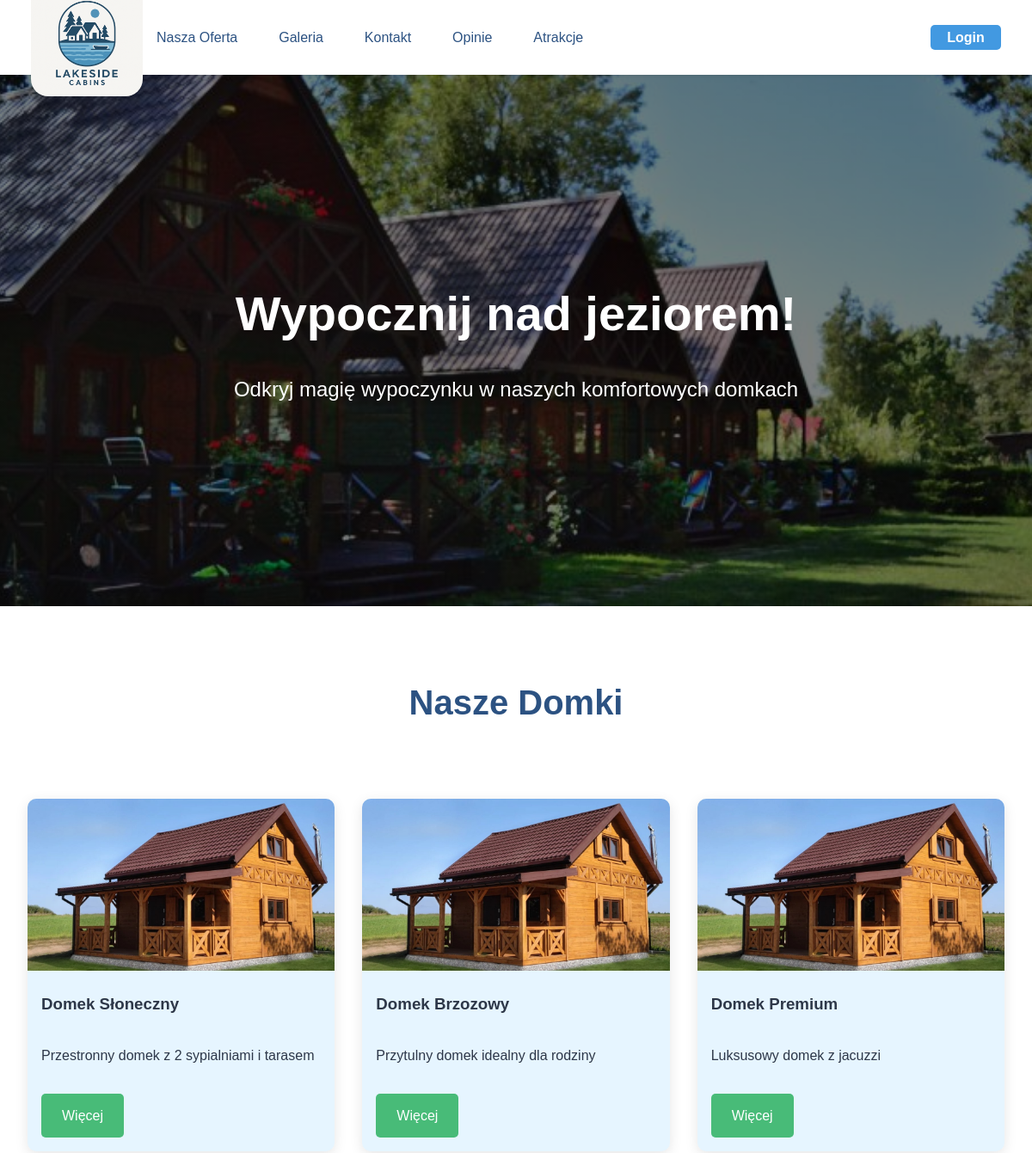
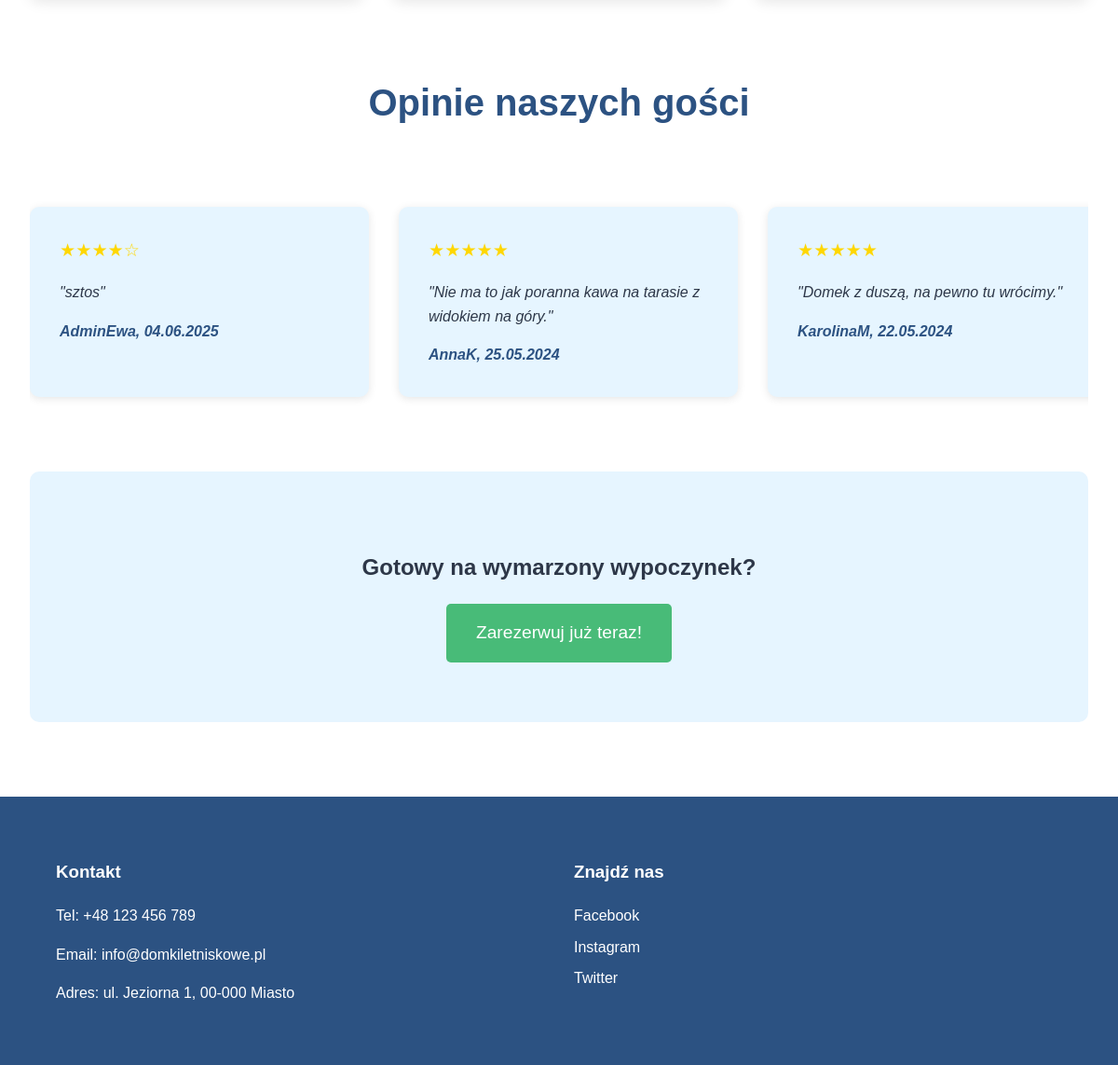
The page / on the database its author committed (2 pictures, top to bottom).
### tables this page shows
CREATE TABLE `opinions` (
  `id` int(11) NOT NULL,
  `user_id` int(11) NOT NULL,
  `content` text NOT NULL,
  `rating` int(11) DEFAULT NULL CHECK (`rating` between 1 and 5),
  `created_at` datetime NOT NULL DEFAULT current_timestamp(),
  `approved` tinyint(1) DEFAULT 0
);

CREATE TABLE `users` (
  `id` int(11) NOT NULL,
  `username` varchar(50) NOT NULL,
  `email` varchar(100) NOT NULL,
  `password` varchar(255) NOT NULL,
  `role` enum('admin','client','konserwator','ksiegowy') DEFAULT 'client'
);

### index.php (the view, shortened to what this page needs)
<?php
$opinie = [];
$host = 'localhost';
$user = 'root';
$pass = '';
$db   = 'domki_letniskowe';
$conn = mysqli_connect($host, $user, $pass, $db);
if ($conn) {
    $sql = "SELECT o.content, o.rating, u.username, o.created_at
            FROM opinions o
            JOIN users u ON o.user_id = u.id
            ORDER BY o.id DESC
            LIMIT 3";
    $result = mysqli_query($conn, $sql);
    if ($result) {
        while ($row = mysqli_fetch_assoc($result)) {
            $opinie[] = $row;
        }
    }
}
?>
<!DOCTYPE html>
<html lang="pl">
<head>
    <link rel="stylesheet" href="css/style.css">
</head>
<body>
    <header>
        <a href="index.php"><img src="assets/logo.png" alt="Logo Domki Letniskowe" class="logo"></a>
        <nav>
            <ul>
                <li><a href="oferta.php">Nasza Oferta</a></li>
                <li><a href="galeria.php">Galeria</a></li>
                <li><a href="kontakt.php">Kontakt</a></li>
                <li><a href="opinie.php">Opinie</a></li>
                <li><a href="atrakcje.php">Atrakcje</a></li>
                <?php if(isset($_SESSION['user_id']) && isset($_SESSION['user_email'])): ?>
                <li><a href="admin.php">Panel użytkownika</a></li>
                <li class="login-btn" style="color:var(--primary-color); font-weight:bold; background:none;">
                    Witaj, <?= htmlspecialchars($_SESSION['user_name']) ?>
                </li>
                <li class="login-btn"><a href="logout.php">Wyloguj</a></li>
                <?php else: ?>
                <li class="login-btn"><a href="login.php">Login</a></li>
                <?php endif; ?>
            </ul>
        </nav>
    </header>
    <section class="hero">
        <div class="hero-content">
            <h1>Wypocznij nad jeziorem!</h1>
            <p>Odkryj magię wypoczynku w naszych komfortowych domkach</p>
        </div>
    </section>
    <main>
        <section class="oferta-skrot">
            <h2>Nasze Domki</h2>
            <div class="domki-container">
                <div class="domek-karta">
                    <img src="assets/sloneczny/domek1.jpg" alt="Domek Słoneczny">
                    <h3>Domek Słoneczny</h3>
                    <p>Przestronny domek z 2 sypialniami i tarasem</p>
                    <a href="oferta.php#domek1" class="btn-wiecej">Więcej</a>
                </div>
                <div class="domek-karta">
                    <img src="assets/brzozowy/domek1.jpg" alt="Domek Brzozowy">
                    <h3>Domek Brzozowy</h3>
                    <p>Przytulny domek idealny dla rodziny</p>
                    <a href="oferta.php#domek2" class="btn-wiecej">Więcej</a>
                </div>
                <div class="domek-karta">
                    <img src="assets/premium/domek1.jpg" alt="Domek Premium">
                    <h3>Domek Premium</h3>
                    <p>Luksusowy domek z jacuzzi</p>
                    <a href="oferta.php#domek3" class="btn-wiecej">Więcej</a>
                </div>
            </div>
        </section>
        <section class="opinie" id="opinie-slider">
            <h2>Opinie naszych gości</h2>
            <div class="opinie-container">
                <?php foreach($opinie as $opinia): ?>
                <div class="opinia">
                    <div class="gwiazdki" style="color:gold;font-size:1.2rem;">
                        <?php
                        $rating = (int)$opinia['rating'];
                        for ($i = 1; $i <= 5; $i++) {
                            echo $i <= $rating ? '★' : '☆';
                        }
                        ?>
                    </div>
                    <p>"<?= htmlspecialchars($opinia['content']) ?>"</p>
                    <cite><?= htmlspecialchars($opinia['username']) ?>, <?= date('d.m.Y', strtotime($opinia['created_at'])) ?></cite>
                </div>
                <?php endforeach; ?>
            </div>
        </section>
        <section class="cta">
            <h2>Gotowy na wymarzony wypoczynek?</h2>
            <a href="rezerwacja.php" class="btn-rezerwuj">Zarezerwuj już teraz!</a>
        </section>
    </main>
    <footer>
        <div class="footer-content">
            <div class="kontakt">
                <h3>Kontakt</h3>
                <p>Tel: +48 123 456 789</p>
                <p>Email: info@domkiletniskowe.pl</p>
                <p>Adres: ul. Jeziorna 1, 00-000 Miasto</p>
            </div>
            <div class="social-media">
                <h3>Znajdź nas</h3>
                <a href="#" class="social-link">Facebook</a>
                <a href="#" class="social-link">Instagram</a>
                <a href="#" class="social-link">Twitter</a>
            </div>
        </div>
    </footer>
</body>
</html>

### css/style.css (style rules this page uses)
:root { --primary-color: #2c5282; --secondary-color: #4299e1; --accent-color: #48bb78; --text-color: #2d3748; --light-bg: #e6f5ff; }
body { margin: 0; font-family: 'Arial', sans-serif; color: var(--text-color); line-height: 1.6; }
header { background: white; box-shadow: 0 1px 5px rgba(0,0,0,0.1); padding: 0.7rem 3%; position: fixed; width: 94%; top: 0; z-index: 1000; display: flex; align-items: center; justify-content: space-between; height: 65px; }
.logo { width: 130px; height: auto; }
nav { flex: 1; }
nav ul { display: flex; list-style: none; gap: 1rem; justify-content: flex-end; padding: 0; margin: 0; }
nav a { text-decoration: none; color: var(--primary-color); font-weight: 500; font-size: 1rem; padding: 0.4rem 1rem; border-radius: 3px; transition: all 0.3s ease; }
.hero { height: 80vh; background: linear-gradient(rgba(0,0,0,0.5), rgba(0,0,0,0.5)), url('../assets/hero-bg.jpg'); background-size: cover; background-position: center; display: flex; align-items: center; justify-content: center; text-align: center; color: white; margin-top: 65px; }
.hero-content { padding: 2rem; }
.hero h1 { font-size: 3.5rem; margin-bottom: 1rem; }
.hero p { font-size: 1.5rem; }
main { max-width: 1200px; margin: 0 auto; padding: 2rem; }
.oferta-skrot h2, .opinie h2 { text-align: center; font-size: 2.5rem; margin: 3rem 0; color: var(--primary-color); }
.domki-container { display: grid; grid-template-columns: repeat(auto-fit, minmax(300px, 1fr)); gap: 2rem; padding: 2rem 0; }
.domek-karta { background: var(--light-bg); border-radius: 10px; overflow: hidden; box-shadow: 0 4px 15px rgba(0,0,0,0.1); transition: transform 0.3s ease; }
.domek-karta img { width: 100%; height: 200px; object-fit: cover; }
.domek-karta h3, .domek-karta p { padding: 1rem; margin: 0; }
.btn-wiecej { display: inline-block; padding: 0.8rem 1.5rem; background: var(--accent-color); color: white; text-decoration: none; margin: 1rem; border-radius: 5px; transition: background 0.3s ease; }
.opinie-container { display: flex; gap: 2rem; overflow-x: auto; padding: 2rem 0; }
.opinia { background: var(--light-bg); padding: 2rem; border-radius: 10px; min-width: 300px; box-shadow: 0 2px 10px rgba(0,0,0,0.1); }
.opinia p { font-style: italic; margin-bottom: 1rem; }
.opinia cite { color: var(--primary-color); font-weight: bold; }
.cta { text-align: center; padding: 4rem 0; background: var(--light-bg); margin: 3rem 0; border-radius: 10px; }
.btn-rezerwuj { display: inline-block; padding: 1rem 2rem; background: var(--accent-color); color: white; text-decoration: none; font-size: 1.2rem; border-radius: 5px; transition: all 0.3s ease; }
footer { background: var(--primary-color); color: white; padding: 3rem 5%; }
.footer-content { max-width: 1200px; margin: 0 auto; display: grid; grid-template-columns: repeat(auto-fit, minmax(250px, 1fr)); gap: 2rem; }
.social-link { display: block; color: white; text-decoration: none; margin: 0.5rem 0; transition: color 0.3s ease; }
.logo { padding-top: 15px; border-radius: 20px; }
.login-btn { margin-left: auto; }
.login-btn a { background: var(--secondary-color); color: #fff !important; font-weight: bold; border-radius: 5px; padding: 0.4rem 1.2rem; transition: background 0.3s; }

### rows shown on the page
opinions: rating 4 (drawn), content "sztos", user.username "AdminEwa", created_at "04.06.2025"
opinions: content "Nie ma to jak poranna kawa na tarasie z widokiem na góry.", user.username "AnnaK", created_at "25.05.2024"
opinions: content "Domek z duszą, na pewno tu wrócimy.", user.username "KarolinaM", created_at "22.05.2024"
